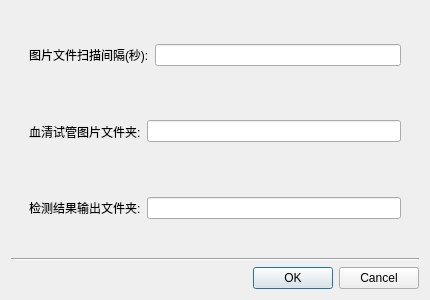
<?xml version="1.0" encoding="UTF-8"?>
<ui version="4.0">
 <class>sysCfgDlg</class>
 <widget class="QDialog" name="sysCfgDlg">
  <property name="geometry">
   <rect>
    <x>0</x>
    <y>0</y>
    <width>430</width>
    <height>300</height>
   </rect>
  </property>
  <property name="sizePolicy">
   <sizepolicy hsizetype="Preferred" vsizetype="Preferred">
    <horstretch>0</horstretch>
    <verstretch>0</verstretch>
   </sizepolicy>
  </property>
  <property name="windowTitle">
   <string>Dialog</string>
  </property>
  <layout class="QVBoxLayout" name="verticalLayout">
   <item>
    <widget class="QWidget" name="widget" native="true">
     <layout class="QVBoxLayout" name="verticalLayout_2">
      <item>
       <widget class="QWidget" name="widget_2" native="true">
        <layout class="QHBoxLayout" name="horizontalLayout">
         <item>
          <widget class="QLabel" name="label">
           <property name="text">
            <string>图片文件扫描间隔(秒):</string>
           </property>
          </widget>
         </item>
         <item>
          <widget class="QLineEdit" name="imgScanIntervalEdit"/>
         </item>
        </layout>
       </widget>
      </item>
      <item>
       <widget class="QWidget" name="widget_3" native="true">
        <layout class="QHBoxLayout" name="horizontalLayout_2">
         <item>
          <widget class="QLabel" name="label_2">
           <property name="text">
            <string>血清试管图片文件夹:</string>
           </property>
          </widget>
         </item>
         <item>
          <widget class="QLineEdit" name="tubeImgFolderEdit"/>
         </item>
        </layout>
       </widget>
      </item>
      <item>
       <widget class="QWidget" name="widget_4" native="true">
        <layout class="QHBoxLayout" name="horizontalLayout_3">
         <item>
          <widget class="QLabel" name="label_3">
           <property name="text">
            <string>检测结果输出文件夹:</string>
           </property>
          </widget>
         </item>
         <item>
          <widget class="QLineEdit" name="detectOutputFolderEdit"/>
         </item>
        </layout>
       </widget>
      </item>
     </layout>
    </widget>
   </item>
   <item>
    <widget class="Line" name="line">
     <property name="orientation">
      <enum>Qt::Horizontal</enum>
     </property>
    </widget>
   </item>
   <item>
    <widget class="QDialogButtonBox" name="sysCfgDlgBtnBox">
     <property name="orientation">
      <enum>Qt::Horizontal</enum>
     </property>
     <property name="standardButtons">
      <set>QDialogButtonBox::Cancel|QDialogButtonBox::Ok</set>
     </property>
    </widget>
   </item>
  </layout>
 </widget>
 <resources/>
 <connections>
  <connection>
   <sender>sysCfgDlgBtnBox</sender>
   <signal>accepted()</signal>
   <receiver>sysCfgDlg</receiver>
   <slot>accept()</slot>
   <hints>
    <hint type="sourcelabel">
     <x>248</x>
     <y>254</y>
    </hint>
    <hint type="destinationlabel">
     <x>157</x>
     <y>274</y>
    </hint>
   </hints>
  </connection>
  <connection>
   <sender>sysCfgDlgBtnBox</sender>
   <signal>rejected()</signal>
   <receiver>sysCfgDlg</receiver>
   <slot>reject()</slot>
   <hints>
    <hint type="sourcelabel">
     <x>316</x>
     <y>260</y>
    </hint>
    <hint type="destinationlabel">
     <x>286</x>
     <y>274</y>
    </hint>
   </hints>
  </connection>
 </connections>
</ui>
